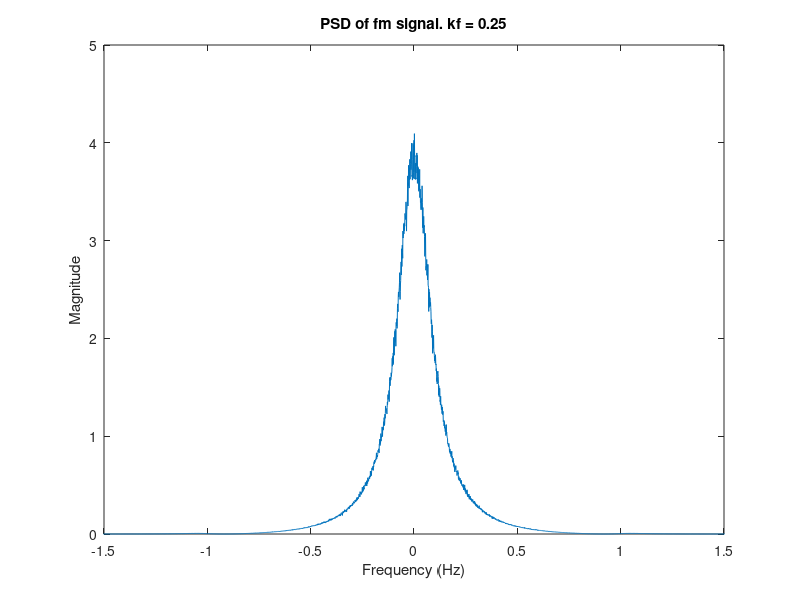

Write the MATLAB code that produced this figure.
oversampling_factor = 16;

%for a pulse with amplitude one, the max frequency deviation is given by kf
kf=0.25;

%increase the oversampling factor if kf (and hence frequency deviation, and hence bw of FM s 
oversampling_factor = ceil(max(kf,1)*oversampling_factor);

ts=1/oversampling_factor; %sampling time

nsamples = ceil(1/ts);
% pulse = ones(nsamples,1); %rectangular pulse
pulse_time = 0:ts:1;
pulse = sin(pi*pulse_time);

% calculating PSD

nsymbols =1000;
symbols=zeros(nsymbols,1);
nruns=1000;
fs_desired=0.1;
Nmin = ceil(1/(fs_desired*ts)); %minimum length DFT for desired frequency granularity 
message_length=1+(nsymbols-1)*nsamples+length(pulse)-1;
Nmin = max(message_length,Nmin);
% %for efficient computation, choose FFT size to be power of 2
Nfft = 2^(nextpow2(Nmin)) %FFT size = the next power of 2 at least as big as Nmin 
psd=zeros(Nfft,1);

for runs=1:nruns,
	%random symbol sequence
	symbols = sign(rand(nsymbols,1)-0.5); 
	nsymbols_upsampled = 1+(nsymbols-1)*nsamples; 
	symbols_upsampled = zeros(nsymbols_upsampled,1); 
	symbols_upsampled(1:nsamples:nsymbols_upsampled) = symbols; 
	message = conv(symbols_upsampled,pulse);
	%FM signal phase
	theta = 2*pi*kf*ts*cumsum(message);
	cenvelope = exp(j*theta);
	time = (0:length(cenvelope)-1)*ts;
	% %freq domain signal computed using DFT
	cenvelope_freq = ts*fft(cenvelope,Nfft); %FFT of size Nfft, automatically zeropads as needed 
	cenvelope_freq_centered = fftshift(cenvelope_freq); %shifts DC to center of spectrum 
	psd=psd+abs(cenvelope_freq_centered).^2;
end

psd=psd/(nruns*nsymbols);
fs=1/(Nfft*ts) %actual frequency resolution attained
% %set of frequencies for which Fourier transform has been computed using DFT
freqs = ((1:Nfft)-1-Nfft/2)*fs;
%plot the PSD
plot(freqs,psd);
title(["PSD of fm signal. kf = ", num2str(kf)]);
ylabel("Magnitude");
xlabel("Frequency (Hz)");
xlim([-1.5, 1.5]);
print -dpng 9a.png